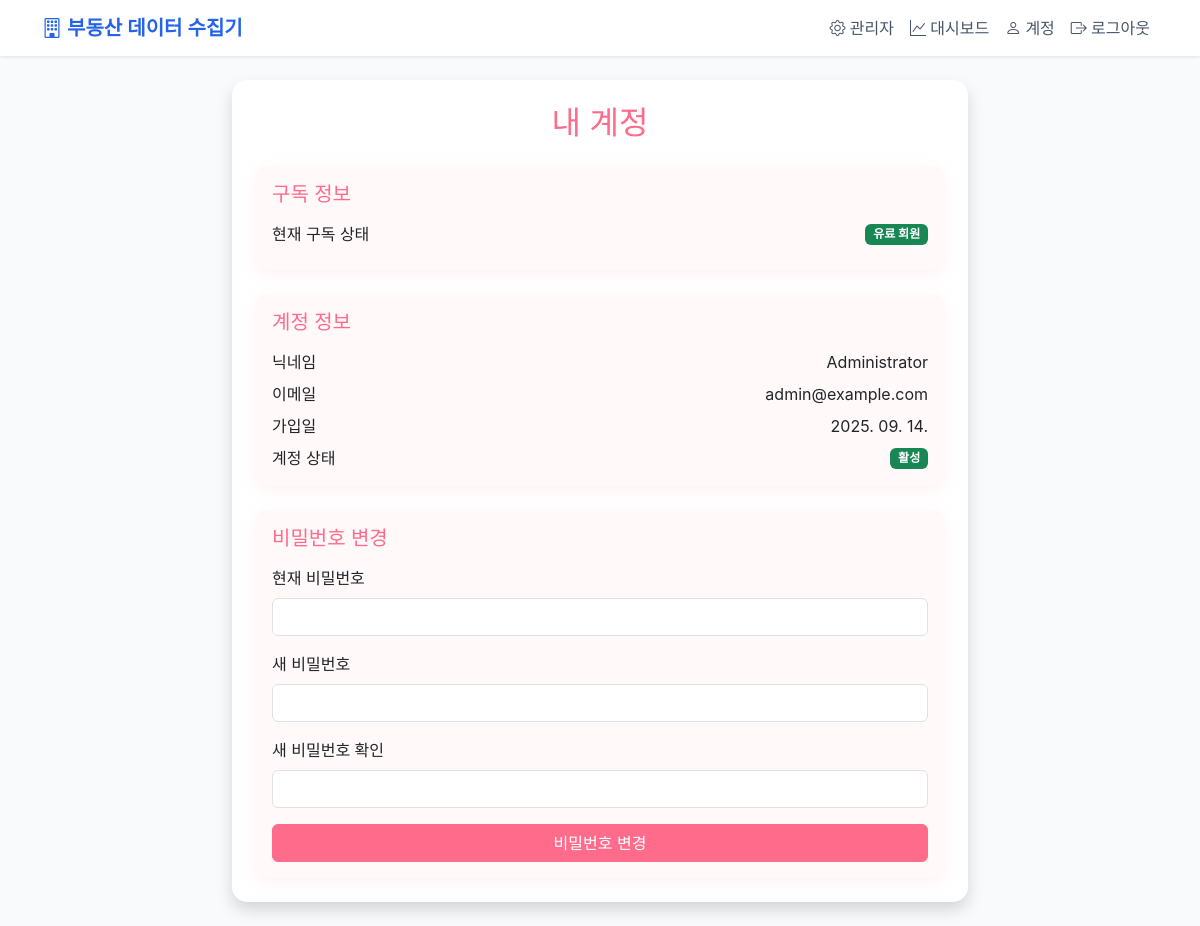
Page /account (signed in) on the committed database.
### models.py (models this page shows, shortened)
class User(UserMixin, db.Model):
    id = db.Column(db.Integer, primary_key=True)
    username = db.Column(db.String(80), unique=True, nullable=False)
    email = db.Column(db.String(120), unique=True, nullable=False)
    password = db.Column(db.String(128))  # Changed from password_hash
    is_admin = db.Column(db.Boolean, default=False)
    is_premium = db.Column(db.Boolean, default=False)
    created_at = db.Column(db.DateTime, default=datetime.utcnow)
    subscription_expiry = db.Column(db.DateTime)
    last_login = db.Column(db.DateTime)
    account_status = db.Column(db.String(20), default='활성')  # 활성, 휴면, 정지
    searches = db.relationship('Search', backref='user', lazy=True)

### app.py (the view)
@app.route('/account')
@login_required
def account():
    return render_template('account.html')

### app.py (called while the page is built)
@login_manager.user_loader
def load_user(user_id):
    return User.query.get(int(user_id))

### templates/account.html (shortened to what this page needs)
{% extends "base.html" %}
{% block content %}
<div class="container">
    <div class="row justify-content-center">
        <div class="col-md-8">
            <div class="card shadow" style="border-radius: 15px; border: none;">
                <div class="card-body p-4">
                    <h2 class="text-center mb-4" style="color: #FF6B8B;">
                         내 계정
                    </h2>
                    <div class="card mb-4" style="background-color: #FFF9F9; border: none; border-radius: 10px;">
                        <div class="card-body">
                            <h5 class="card-title mb-3" style="color: #FF6B8B;">구독 정보</h5>
                            <div class="d-flex justify-content-between align-items-center mb-2">
                                <span>현재 구독 상태</span>
                                <span class="badge {% if current_user.is_premium %}bg-success{% else %}bg-warning text-dark{% endif %}">
                                    {% if current_user.is_premium %}유료 회원{% else %}무료 체험{% endif %}
                                </span>
                            </div>
                        </div>
                    </div>
                    <div class="card mb-4" style="background-color: #FFF9F9; border: none; border-radius: 10px;">
                        <div class="card-body">
                            <h5 class="card-title mb-3" style="color: #FF6B8B;">계정 정보</h5>
                            <div class="d-flex justify-content-between align-items-center mb-2">
                                <span>닉네임</span>
                                <span>{{ current_user.username }}</span>
                            </div>
                            <div class="d-flex justify-content-between align-items-center mb-2">
                                <span>이메일</span>
                                <span>{{ current_user.email }}</span>
                            </div>
                            <div class="d-flex justify-content-between align-items-center mb-2">
                                <span>가입일</span>
                                <span>{{ current_user.created_at.strftime('%Y. %m. %d.') }}</span>
                            </div>
                            <div class="d-flex justify-content-between align-items-center">
                                <span>계정 상태</span>
                                <span class="badge {% if current_user.account_status == '활성' %}bg-success{% else %}bg-secondary{% endif %}">
                                    {{ current_user.account_status }}
                                </span>
                            </div>
                        </div>
                    </div>
                    <div class="card" style="background-color: #FFF9F9; border: none; border-radius: 10px;">
                        <div class="card-body">
                            <h5 class="card-title mb-3" style="color: #FF6B8B;">비밀번호 변경</h5>
                            <form method="POST" action="{{ url_for('change_password') }}">
                                <div class="mb-3">
                                    <label for="current_password" class="form-label">현재 비밀번호</label>
                                    <input type="password" class="form-control" id="current_password" name="current_password" required>
                                </div>
                                <div class="mb-3">
                                    <label for="new_password" class="form-label">새 비밀번호</label>
                                    <input type="password" class="form-control" id="new_password" name="new_password" required>
                                </div>
                                <div class="mb-3">
                                    <label for="confirm_password" class="form-label">새 비밀번호 확인</label>
                                    <input type="password" class="form-control" id="confirm_password" name="confirm_password" required>
                                </div>
                                <div class="d-grid">
                                    <button type="submit" class="btn btn-primary">비밀번호 변경</button>
                                </div>
                            </form>
                        </div>
                    </div>
                </div>
            </div>
        </div>
    </div>
</div>
{% endblock %}

### templates/base.html (style rules this page uses)
:root { --primary-color: #2563eb; --secondary-color: #475569; --accent-color: #3b82f6; --background-color: #f8fafc; --text-color: #1e293b; }
body { font-family: -apple-system, BlinkMacSystemFont, "Segoe UI", Roboto, "Helvetica Neue", Arial, sans-serif; background-color: var(--background-color); color: var(--text-color); }
.btn-primary { background-color: var(--primary-color); border-color: var(--primary-color); }
.card { transition: transform 0.2s ease, box-shadow 0.2s ease; }

### templates/account.html (style rules this page uses)
.card { box-shadow: 0 4px 15px rgba(255, 209, 220, 0.3); }
.btn-primary { background-color: #FF6B8B; border-color: #FF6B8B; }

### rows in the picture
User: username "Administrator", email "admin@example.com", created_at "2025. 09. 14.", account_status "활성"
